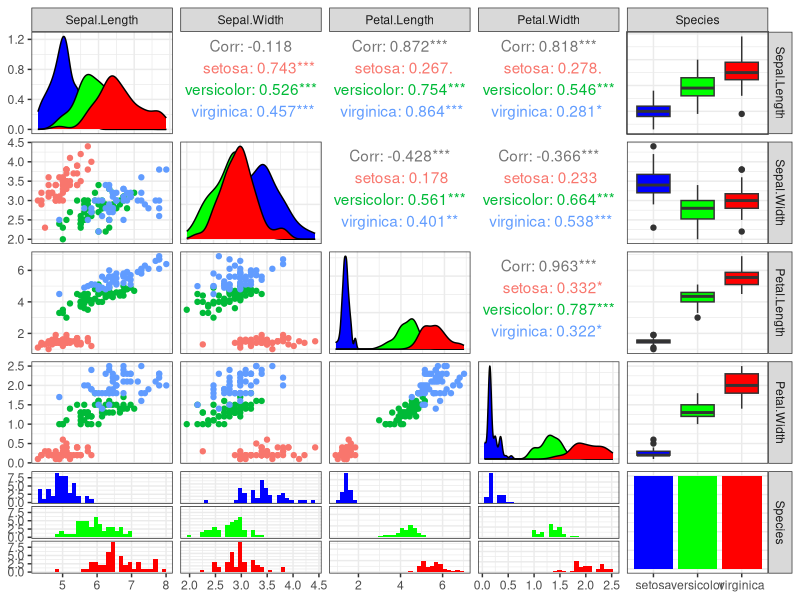
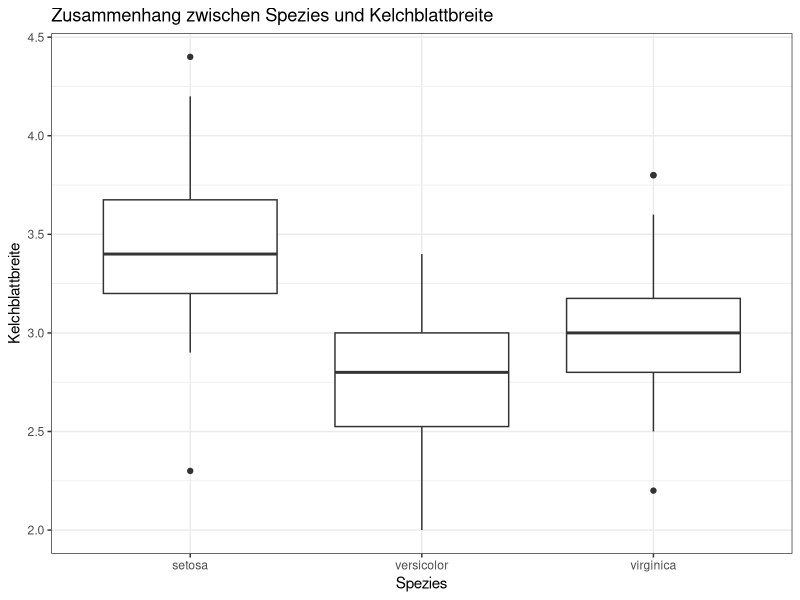
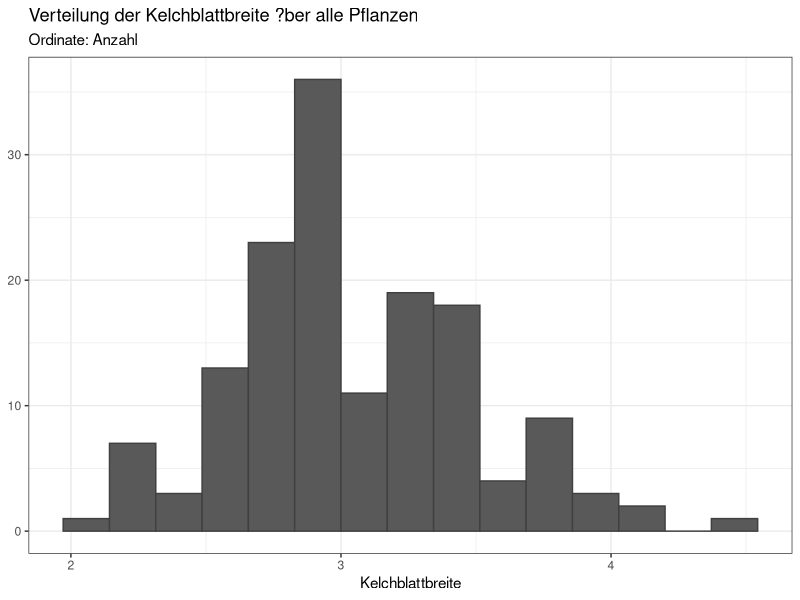
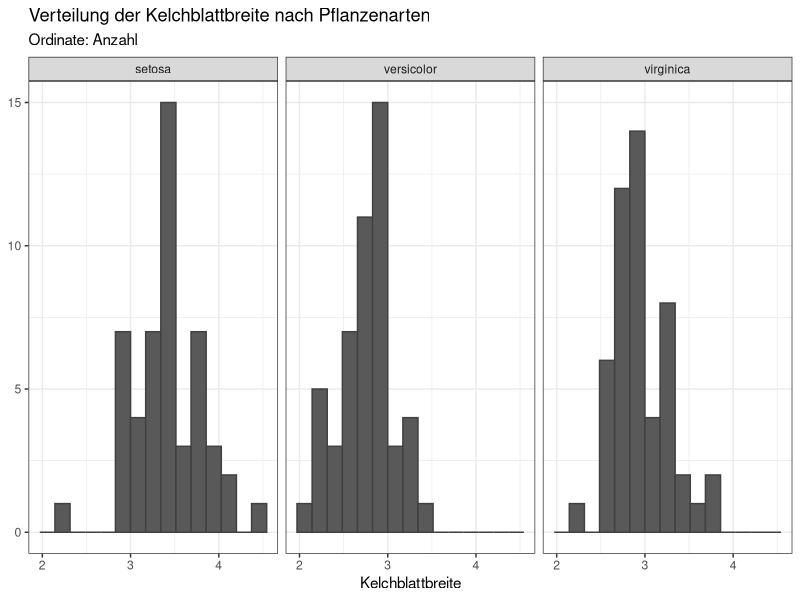
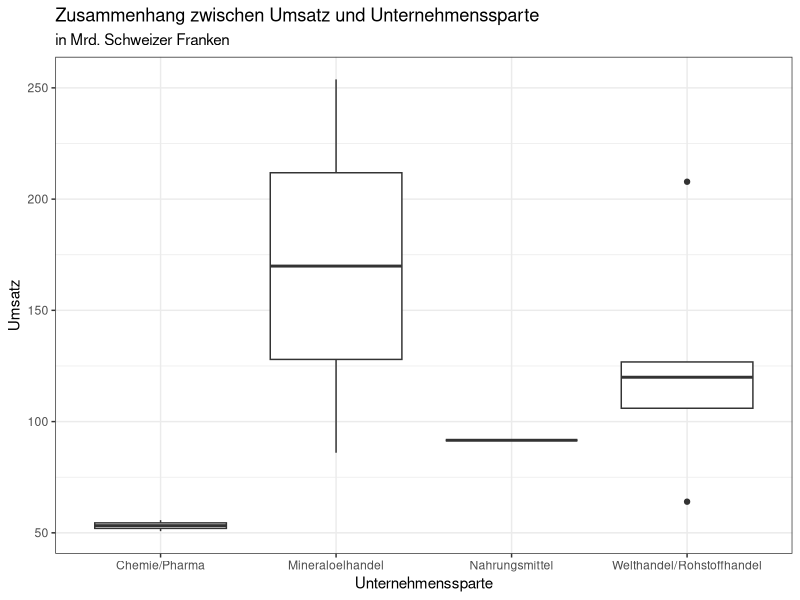
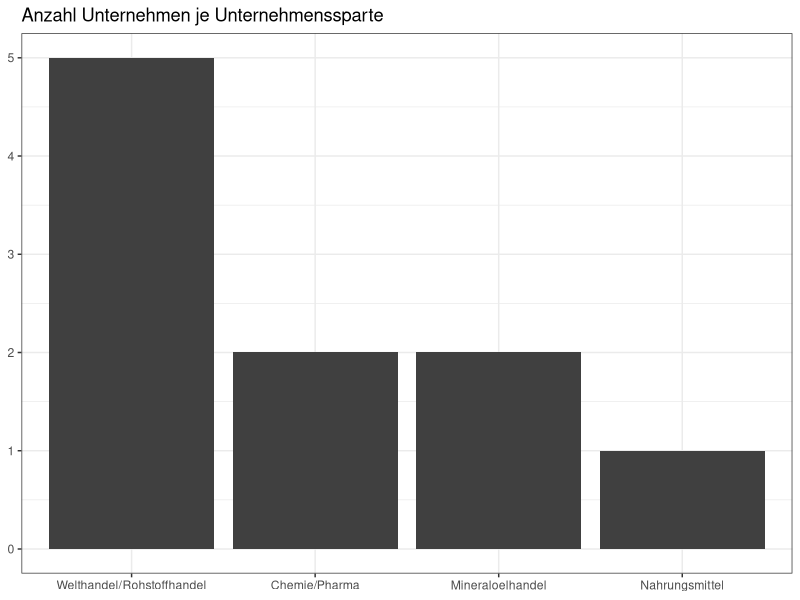

R code for these plots, in order:
### Hausaufgabe 01 ###
### R Version: 4.1.3

### Pakete laden
library("GGally"); library("data.table"); setDTthreads(4)
theme_set(theme_bw())

# Problem 1
# a) Erzeugen des Datensatzes
mydata.unternehmen = data.table(name = c("Vitol","Glencore","Cargill","Trafigura","Mercuria",
                                         "Nestle","Glinvor","LouisDreyfusCommodities","Novartis","Ineos"),
                                branche = c("Mineraloelhandel",rep("Welthandel/Rohstoffhandel",4),"Nahrungsmittel","Mineraloelhandel","Welthandel/Rohstoffhandel",rep("Chemie/Pharma",2)),
                                umsatz_CH = c(253.8,207.81,126.81,119.94,106,91.61,86,64,55.72,50.76)) # (Umsatz in Milliarden Franken)
mydata.unternehmen$branche = as.factor(mydata.unternehmen$branche)
mydata.unternehmen$name = as.factor(mydata.unternehmen$name)

# b) Erzeugen der Umsatzvariable in Euro
mydata.unternehmen[,umsatz_EUR := round(umsatz_CH * 0.9163,2)]
  # Runden auf 2 Nachkommastellen im Sinne der gegebenen Franken-Umsaetze sinnvoll

# c) Zugriff auf Novartis-Umsatz
mydata.unternehmen[name == "Novartis",.(umsatz_CH,umsatz_EUR)]
  # Da nicht weiter spezifiziert Zugriff auf beide Umsaetze

# d) Neue Datensaetze fuer
  # 1) branche == "Welthandel/Rohstoffhandel"
  mydata.welthandel = mydata.unternehmen[branche == "Welthandel/Rohstoffhandel"]
  # 2) Umsatz >100Mrd Franken
  mydata.MRD.FR = mydata.unternehmen[umsatz_CH > 100]

# e) Erstellung von Grafiken als .png
  # 1) Zusammenhang Umsatz und Unternehmenssparte
  png(file = "grafik1.png", width = 1024, height = 744,units = "px")
  ggplot(data = mydata.unternehmen) +
    geom_boxplot(aes(branche,umsatz_CH)) +
    labs(x = "Unternehmenssparte",y = "Umsatz",
         title = "Zusammenhang zwischen Umsatz und Unternehmenssparte",
         subtitle = "in Mrd. Schweizer Franken")
  dev.off()
  # 2) Verteilung der Unternehmenssparten
  png(file = "grafik2.png", width = 1024, height = 744,units = "px")
  ggplot() +
    # nuetzliche Sortierung + angenehmere Farbe (dunkleres grau)
    geom_bar(data = mydata.unternehmen[,count := .N, by = branche],
             aes(x = reorder(branche,-count)), fill = "gray25") +
    labs(title = "Anzahl Unternehmen je Unternehmenssparte") +
    theme(axis.title = element_blank())
  dev.off()
  mydata.unternehmen[,count := NULL] # Zwischenergebnis wieder loeschen
  
# f) Abspeichern des Datensatzes
save(mydata.unternehmen, file = "mydata.unternehmen.RData")

# Workspace und Arbeitsspeicher leeren
rm(list = ls())
gc()
####
# Aufgabe 2
mydata = data.table(iris)

# a) Scatter Matrix fuer den kompletten Datensatz
# Einfaerben nach Gruppenzugehoerigkeit, um mehr Informationen zu visualisieren
farben <- c("setosa" = "blue", "versicolor" = "green", "virginica" = "red")
ggpairs(mydata, aes(color = Species)) +
  scale_fill_manual(values = farben)
### Base-R Loesung
# pairs(mydata, col = mydata$Species)

# b) Hat die Pflanzenart einen Einfluss auf die Breite der Kelchblaetter?
# Boxplot erstellen
ggplot(mydata) +
  geom_boxplot(aes(x = as.factor(Species),
                   y = Sepal.Width)) +
  labs(title = "Zusammenhang zwischen Spezies und Kelchblattbreite",
       x = "Spezies", y = "Kelchblattbreite")

# c)
  # 1) Histogramm fuer die Breite der Kelchblaetter aller Pflanzenarten
  ggplot(mydata) +
    geom_histogram(aes(Sepal.Width), bins = 15, color = "grey25") +
    labs(title = "Verteilung der Kelchblattbreite ?ber alle Pflanzen",
         subtitle = "Ordinate: Anzahl",
         x = "Kelchblattbreite") +
    theme(axis.title.y = element_blank())
  # 2) Histogramm fuer die Breite der Kelchblaetter je Pflanzenart
  ggplot(mydata) +
    geom_histogram(aes(Sepal.Width), bins = 15, color = "grey25") +
    facet_wrap(~ Species) +
    labs(title = "Verteilung der Kelchblattbreite nach Pflanzenarten",
         subtitle = "Ordinate: Anzahl",
         x = "Kelchblattbreite") +
    theme(axis.title.y = element_blank())

# d) Jeweils fuer die Pflanzenarten
  mydata = melt.data.table(mydata, id.vars = "Species", variable.name = "Type", value.name = "Value")
  mydata[, .(minimum = min(Value),
             maximum = max(Value),
             mean_val = mean(Value),
             variance = var(Value)),
         by = c("Type","Species")]
  
